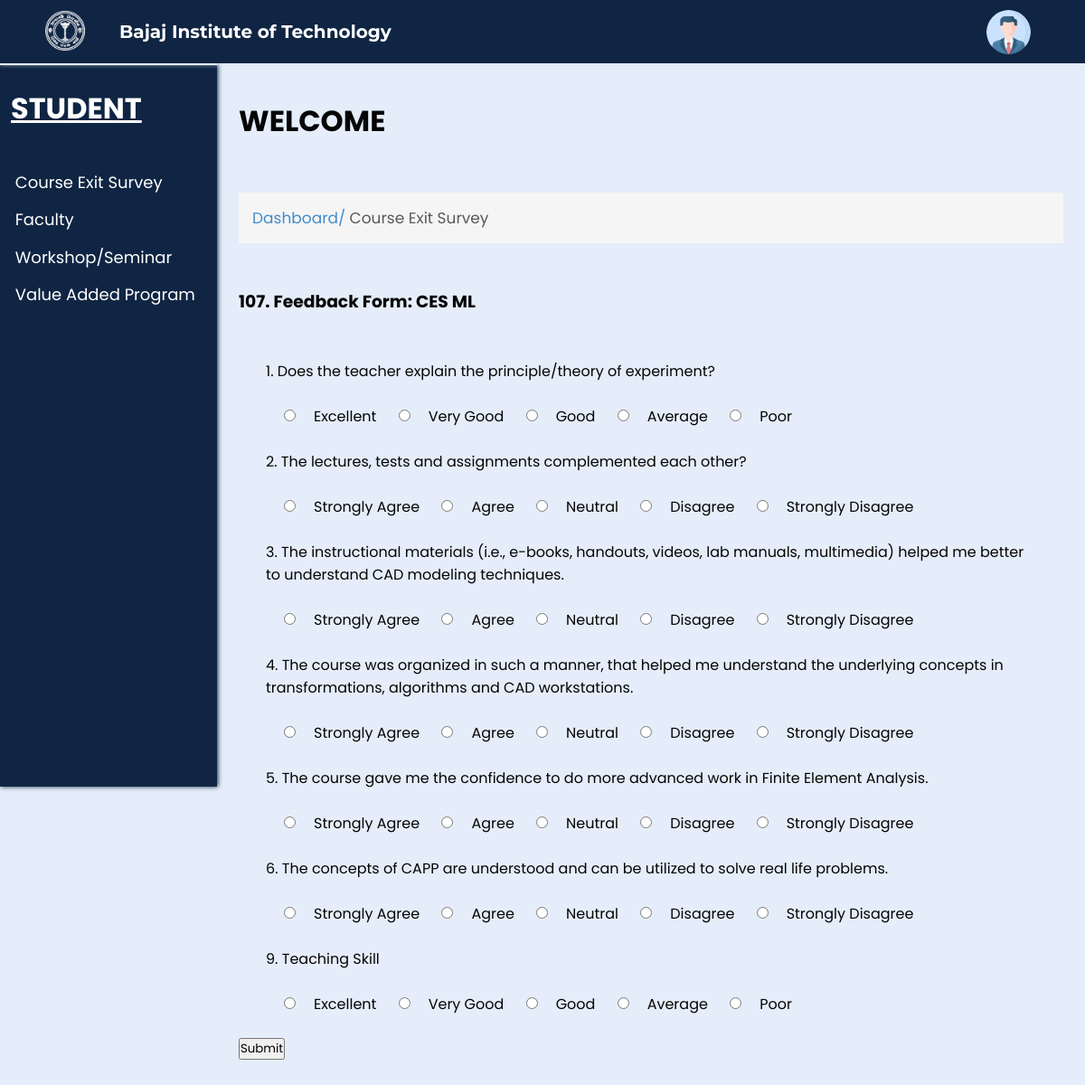
Screenshot of /feedback.php?id=107 (signed in) with the database file from the repository.
### tables this page shows
CREATE TABLE `feedbacks` (
  `feedback_id` int(100) NOT NULL,
  `feedback_type` text NOT NULL,
  `author` text NOT NULL,
  `subject` text NOT NULL,
  `status` text NOT NULL,
  `dept` varchar(10) NOT NULL,
  `year` varchar(3) NOT NULL,
  `sem` varchar(4) NOT NULL,
  `section` varchar(1) NOT NULL
);

CREATE TABLE `feedback` (
  `id` int(10) NOT NULL,
  `feedback_id` int(11) NOT NULL,
  `question_id` int(11) NOT NULL
);

CREATE TABLE `questions` (
  `questionid` int(100) NOT NULL,
  `question` text NOT NULL,
  `questiontype` text NOT NULL,
  `option1` text NOT NULL,
  `mark1` int(10) DEFAULT 10,
  `option2` text NOT NULL,
  `mark2` int(10) NOT NULL DEFAULT 8,
  `option3` text NOT NULL,
  `mark3` int(10) NOT NULL DEFAULT 5,
  `option4` text NOT NULL,
  `mark4` int(10) NOT NULL DEFAULT 3,
  `option5` text NOT NULL,
  `mark5` int(10) NOT NULL DEFAULT 1
);

### feedback.php (the view, shortened to what this page needs)
<?php
include('connect.php');
$id = $_GET['id'];
$sql = "SELECT * FROM feedbacks WHERE feedback_id = '$id'";
$result = mysqli_query($conn, $sql);
$row = mysqli_fetch_assoc($result);
$type = $row['feedback_type'];
$subject = $row['subject'];
$query = "SELECT question_id FROM feedback WHERE feedback_id = '$id'";
$result1 = mysqli_query($conn, $query);
?>
<html lang="en">
<head>
    <link rel="stylesheet" href="css/ces.css?v=<?php echo time(); ?>">
    <link rel="stylesheet" href="css/common.css?v=<?php echo time(); ?>">
</head>
<body>
    <div class="nav">
        <div class="img">
            <img id="img" src="images/bitlogo_transparent.png" alt="BIT Logo">
        </div>
        <h2 id="heading">Bajaj Institute of Technology</h2>
        <div class="links" id="links">
            <div class="account_div">
                <img class="account_img" src="images/user.png" alt="User" width="7%" style="border-radius: 50%;">
            </div>
        </div>
    </div>
    <div class="spaces"></div>
    <div class="full">
        <div class="left">
            <h1>STUDENT</h1>
            <ul>
                <li><a href="CES.php">Course Exit Survey</a></li>
                <li><a href="#">Faculty</a></li>
                <li><a href="#">Workshop/Seminar</a></li>
                <li><a href="#">Value Added Program</a></li>
            </ul>
        </div>
        <div class="right">
            <h1>WELCOME</h1>
            <br>
            <p class="s1">Dashboard/ <span class="head">Course Exit Survey</span></p>
            <br>
            <br>
            <form action="give_feedback.php?id=<?php echo $id;?>" method="POST" class="ces">
                <h3><?php echo $id, ". Feedback Form: ", $type, " ", $subject;?></h3><br /><br />
                <div class="questions">
                <?php
                $i = 0;
                while ($row1 = mysqli_fetch_assoc($result1)) {
                    $question_id = $row1['question_id'];
                    $query2 = "SELECT * FROM questions WHERE questionid = '$question_id'";
                    $result2 = mysqli_query($conn, $query2);
                    $row2 = mysqli_fetch_assoc($result2);
                ?>
                    <?php echo $row2['questionid'] % 10, "."; ?>
                    <?php echo $row2['question']; ?><br><br>
                    <input type="radio" name="<?php echo 'option', $i ?>" value="<?php echo $row2['option1']; ?>"><?php echo $row2['option1']; ?>
                    <input type="radio" name="<?php echo 'option', $i ?>" value="<?php echo $row2['option2']; ?>"><?php echo $row2['option2']; ?>
                    <input type="radio" name="<?php echo 'option', $i ?>" value="<?php echo $row2['option3']; ?>"><?php echo $row2['option3']; ?>
                    <input type="radio" name="<?php echo 'option', $i ?>" value="<?php echo $row2['option4']; ?>"><?php echo $row2['option4']; ?>
                    <input type="radio" name="<?php echo 'option', $i ?>" value="<?php echo $row2['option5']; ?>"><?php echo $row2['option5']; ?>
                    <br><br>
                <?php
                    $i++;
                }
                ?>
                </div>
                <button type="submit" name="submit1">Submit</button>
            </form>
        </div>
    </div>
</body>
</html>

### css/CES.css (style rules this page uses)
.ces { background-color: #E4EDF9; }
.questions { margin: 0 30px; }
.ces input { margin: 0px 20px; }
h1 { top: 0; padding-bottom: 20px; }
.head { color: rgb(89, 89, 89); }

### css/common.css (style rules this page uses)
* { margin: 0; padding: 0; box-sizing: border-box; font-family: 'Poppins', sans-serif; }
body { background-color: #E4EDF9; }
.nav { background-color: #102543; position: fixed; width: 100%; z-index: 100; height: 70px; box-shadow: 0px 1px 5px #E4EDF9; transition: 0.5s; }
.nav .img { transition: 0.5s; margin-left: 2%; padding: 1%; text-align: center; height: 100%; float: left; width: 8%; }
#img { height: 95%; transition: 0.5s; }
.nav .img img { height: 100%; width: auto; }
.links img { width: auto; height: 70%; cursor: pointer; }
.nav h2 { transition: 0.5s; color: white; display: flex; height: 70px; font-size: 20px; float: left; width: 30%; align-items: center; padding: 1%; font-family: 'Montserrat', sans-serif; }
.nav .links { margin-right: 5%; transition: 0.5s; display: flex; height: 70px; float: left; width: 55%; align-items: center; justify-content: right; gap: 4%; font-family: 'Montserrat', sans-serif; }
.spaces { height: 70px; }
.full { width: 100%; max-width: 100%; min-height: 100%; margin: 0px; }
.left { height: 100vh; width: 20vw; background-color: #102543; color: white; border-top: 2px solid #E4EDF9; box-shadow: 1px 0px 5px #102543; position: fixed; }
.left h1 { margin: 10% 5%; text-decoration: underline; }
.right { width: 100%; padding: 5vh 2vw; padding-left: 22vw; color: rgb(5, 5, 5); }
.left ul { list-style-type: none; margin: 10% 7%; }
.left li { cursor: pointer; font-size: 18px; margin-top: 7%; transition: 0.5s; }
.left li a { text-decoration: none; color: white; }
.right>p { margin-top: 10px; font-size: 17px; padding: 15px; background-color: #F5F5F5; color: #428BCA; }
.right>p span { color: rgb(89, 89, 89); }
.account_div { text-align: center; }

### rows the page displays
feedbacks: feedback_type "CES", subject "ML"
feedback: $row2['questionid']%10 "1", question.question "Does the teacher explain the principle/theory of experiment?", question.option1 "Excellent", question.option2 "Very Good", question.option3 "Good", question.option4 "Average", question.option5 "Poor"
feedback: $row2['questionid']%10 "2", question.question "The lectures, tests and assignments complemented each other?", question.option1 "Strongly Agree", question.option2 "Agree", question.option3 "Neutral", question.option4 "Disagree", question.option5 "Strongly Disagree"
feedback: $row2['questionid']%10 "3", question.question "The instructional materials (i.e., e-books, handouts, videos, lab manuals, multimedia) helped me better to understand CAD modeling techniques.", question.option1 "Strongly Agree", question.option2 "Agree", question.option3 "Neutral", question.option4 "Disagree", question.option5 "Strongly Disagree"
feedback: $row2['questionid']%10 "4", question.question "The course was organized in such a manner, that helped me understand the underlying concepts in transformations, algorithms and CAD workstations.", question.option1 "Strongly Agree", question.option2 "Agree", question.option3 "Neutral", question.option4 "Disagree", question.option5 "Strongly Disagree"
feedback: $row2['questionid']%10 "5", question.question "The course gave me the confidence to do more advanced work in Finite Element Analysis.", question.option1 "Strongly Agree", question.option2 "Agree", question.option3 "Neutral", question.option4 "Disagree", question.option5 "Strongly Disagree"
feedback: $row2['questionid']%10 "6", question.question "The concepts of CAPP are understood and can be utilized to solve real life problems.", question.option1 "Strongly Agree", question.option2 "Agree", question.option3 "Neutral", question.option4 "Disagree", question.option5 "Strongly Disagree"
feedback: $row2['questionid']%10 "9", question.question "Teaching Skill", question.option1 "Excellent", question.option2 "Very Good", question.option3 "Good", question.option4 "Average", question.option5 "Poor"

### other values shown
$id "107"
